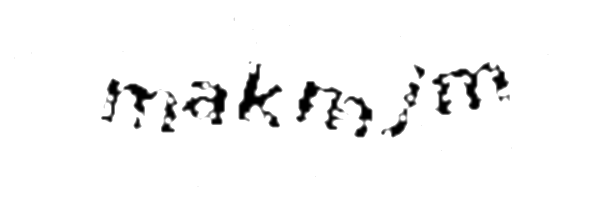
#> input picture dst.png, 600 x 200 px
$ python crop.py
#> lines starting #> are read from the running program, lines starting #| are printed output that depends on the picture; after the words box and inside, x2 and y2 are one past the last pixel; in counts of white or black regions, pixels touching at a corner belong together
import cv2
import pyautogui
from PIL import Image
import numpy as np


# [88 lines left out: functions a, b, c, d, e, f and 1 more, not called in this run]

def h():
    list=[(127, 127, 127),(97, 97, 97),(111,111,111),[92,92,92]]#(216,240,249),(216, 233, 245),
    for x in list:
        orig_color = x
        replacement_color = (0, 0, 0)
        img = Image.open('dst.png').convert('RGB')
#> img is the input picture: PIL image 600x200 RGB; min 0, max 255, mean 244.7
        data = np.array(img)
        data[(data == orig_color).all(axis=-1)] = replacement_color
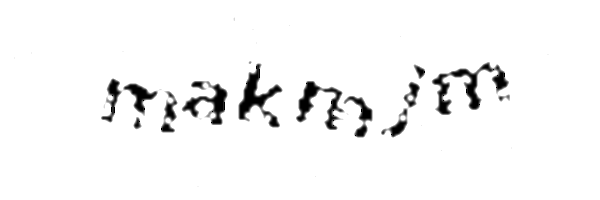
#> data: shape (200, 600, 3); 0.06% of pixels changed, all inside (x1, y1, x2, y2) = (111, 66, 505, 136)
        img2 = Image.fromarray(data, mode='RGB')
        img2.save('screenshot.png')

# [6 lines of commented-out code are left out]
h()
